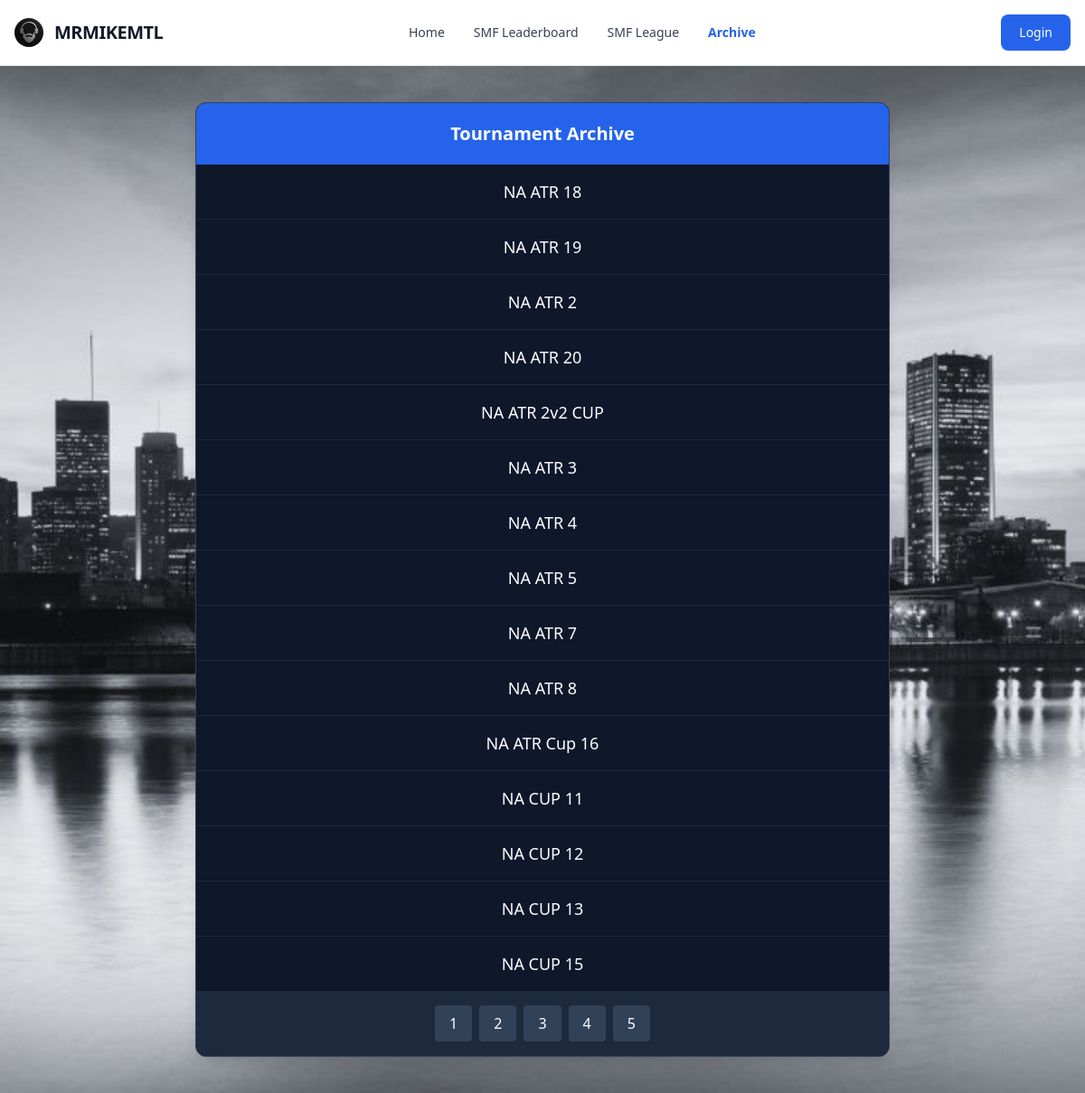
The page /events?page=3 on the database as committed earlier.
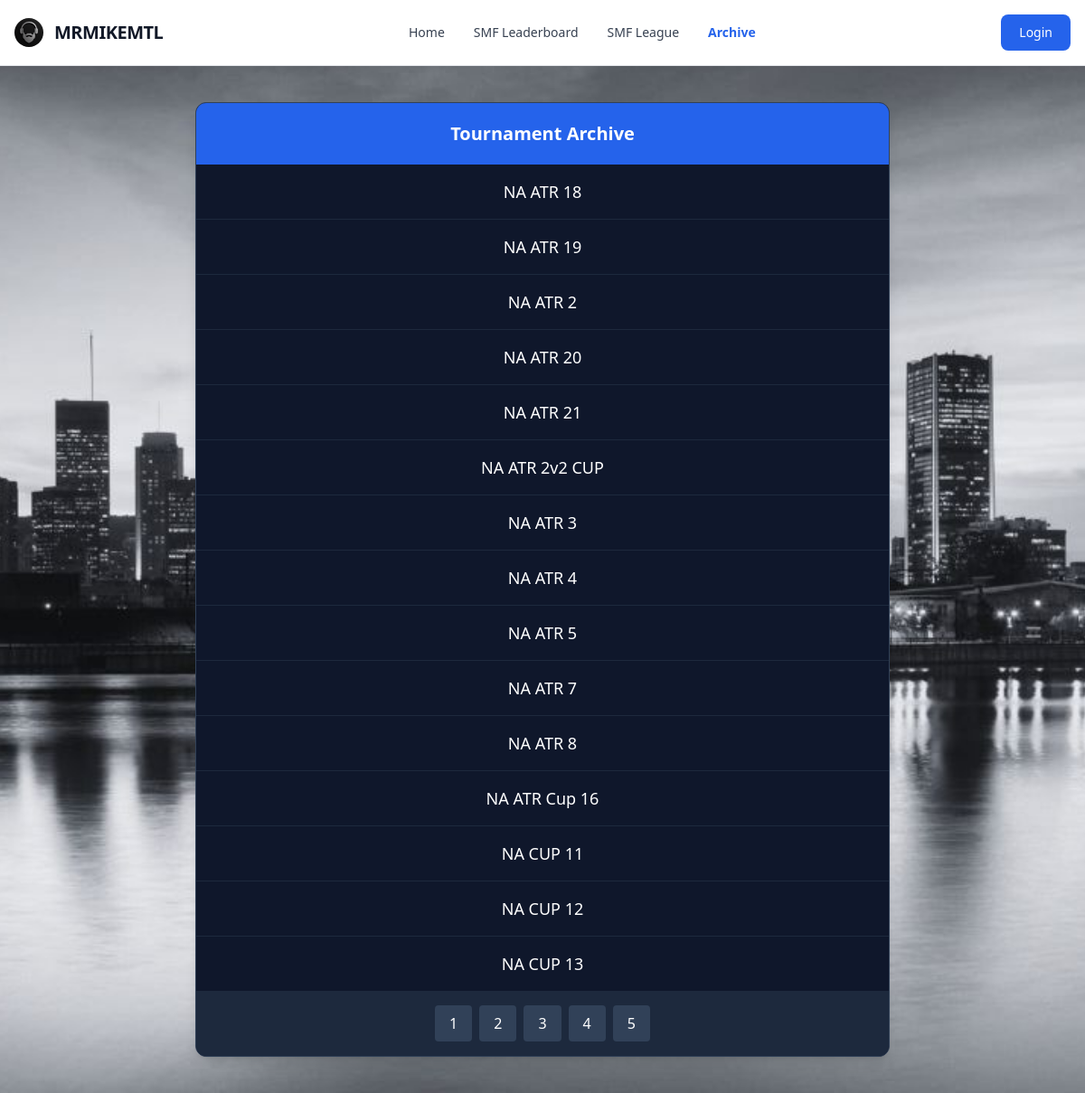
The same page on the database as committed later.
### tables this page shows
CREATE TABLE tournaments (id INTEGER PRIMARY KEY, name varchar(255), participants varchar(255), progress_state varchar(255), tournament_id integer);

CREATE TABLE tournaments2026 (id INTEGER PRIMARY KEY, name varchar(255), participants varchar(255), progress_state varchar(255), tournament_id integer);

### web/app.py (the view, shortened to what this page needs)
@app.route("/events")
def events():
	data2025 = dbsession.exec_driver_sql("SELECT name FROM tournaments;").all()
	data2026 = dbsession.exec_driver_sql("SELECT name FROM tournaments2026;").all()
	data = data2025 + data2026
	event = request.args.get("event")
	if not event:
		raw_data = sorted(data)
		data = []
		page_size = 15
		total = len(raw_data)
		total_pages = round(total / page_size)
		page = request.args.get("page")
		if page is not None:
			page = int(page)
		if page is None:
			starting_spot = 1
		elif page == 1:
			starting_spot = 1
		else:
			starting_spot = (page - 1) * page_size + 1
		i = 1
		for record in raw_data:
			if i >= starting_spot and len(data) < page_size:
				data_obj = {
					"name": record.name,
				}
				data.append(data_obj)
			i = i + 1
		pages = []
		page_num = 1
		while len(pages) < total_pages:
			pages.append(page_num)
			page_num = page_num + 1
		return render_template("events.html", data=data, pages=pages)

### web/templates/events.html (shortened to what this page needs)
{% extends "base.html" %}
{% block content %}
<div class="max-w-3xl mx-auto">
    {% if data %}
    <div class="overflow-hidden rounded-xl shadow-lg border border-slate-700 bg-slate-900">
        <h2 class="p-5 text-xl font-bold text-center bg-blue-600 text-white">Tournament Archive</h2>
        <div class="divide-y divide-slate-800">
            {% for row in data %}
            <a href="/events?event={{ row.name }}" class="block px-6 py-4 text-center text-lg font-medium text-white hover:bg-blue-900/30 hover:text-blue-400 transition-all">
                {{ row.name.split("-")[0].replace("_", " ") }}
            </a>
            {% endfor %}
        </div>
        <div class="flex justify-center bg-slate-800 p-4 gap-2">
            {% for page in pages %}
                <a href="/events?page={{ page }}" class="px-4 py-2 bg-slate-700 text-white rounded hover:bg-blue-600 transition-all">{{ page }}</a>
            {% endfor %}
        </div>
    </div>
    {% endif %}
</div>
{% endblock %}

### web/templates/base.html (shortened to what this page needs)
<!DOCTYPE html>
<html lang="en">
<head>
    <link rel="stylesheet" href="{{url_for('static',filename='dist/output.css')}}">
</head>
<body class="bg-gray-900">
    <nav class="bg-white border-b border-gray-200 px-4 py-2.5">
        <div class="container flex flex-wrap items-center justify-between mx-auto max-w-7xl">
            <a href="/" class="flex items-center">
                <img src="../static/dist/beard_logo.jpg" class="h-8 mr-3 rounded-full">
                <span class="self-center text-xl font-bold tracking-tight text-gray-900">MRMIKEMTL</span>
            </a>
            <div class="flex md:order-2">
                <a href="/login" class="text-white bg-blue-600 hover:bg-blue-700 focus:ring-4 focus:outline-none focus:ring-blue-300 font-medium rounded-lg text-sm px-5 py-2.5 text-center">Login</a>
            </div>
            <div class="items-center justify-between hidden w-full md:flex md:w-auto md:order-1" id="navbar-cta">
                <ul class="flex flex-col p-4 mt-4 border border-gray-100 rounded-lg md:flex-row md:space-x-8 md:mt-0 md:text-sm md:font-medium md:border-0">
                    <li><a href="/" class="block py-2 px-3 {% if request.path == '/' %}text-blue-600 font-bold{% else %}text-gray-700 hover:text-blue-600{% endif %} md:p-0">Home</a></li>
                    <li><a href="/leaderboard" class="block py-2 px-3 {% if request.path == '/leaderboard' %}text-blue-600 font-bold{% else %}text-gray-700 hover:text-blue-600{% endif %} md:p-0">SMF Leaderboard</a></li>
                    <li><a href="/smf_league" class="block py-2 px-3 {% if request.path == '/smf_league' %}text-blue-600 font-bold{% else %}text-gray-700 hover:text-blue-600{% endif %} md:p-0">SMF League</a></li>
                    <li><a href="/events" class="block py-2 px-3 {% if request.path == '/events' %}text-blue-600 font-bold{% else %}text-gray-700 hover:text-blue-600{% endif %} md:p-0">Archive</a></li>
                </ul>
            </div>
        </div>
    </nav>
    <div class="bg-[url(cityscape.jpg)] bg-cover bg-fixed bg-center min-h-screen w-full flex flex-col items-center py-10">
        <div class="w-full max-w-7xl px-4">
            {% block content %}{% endblock %}
        </div>
    </div>
</body>
</html>

Rows that differ between the two databases and show on the page:
no longer on this page (row unchanged): tournaments: name.split "NA CUP 15"
added tournaments2026: name.split "NA ATR 21"
